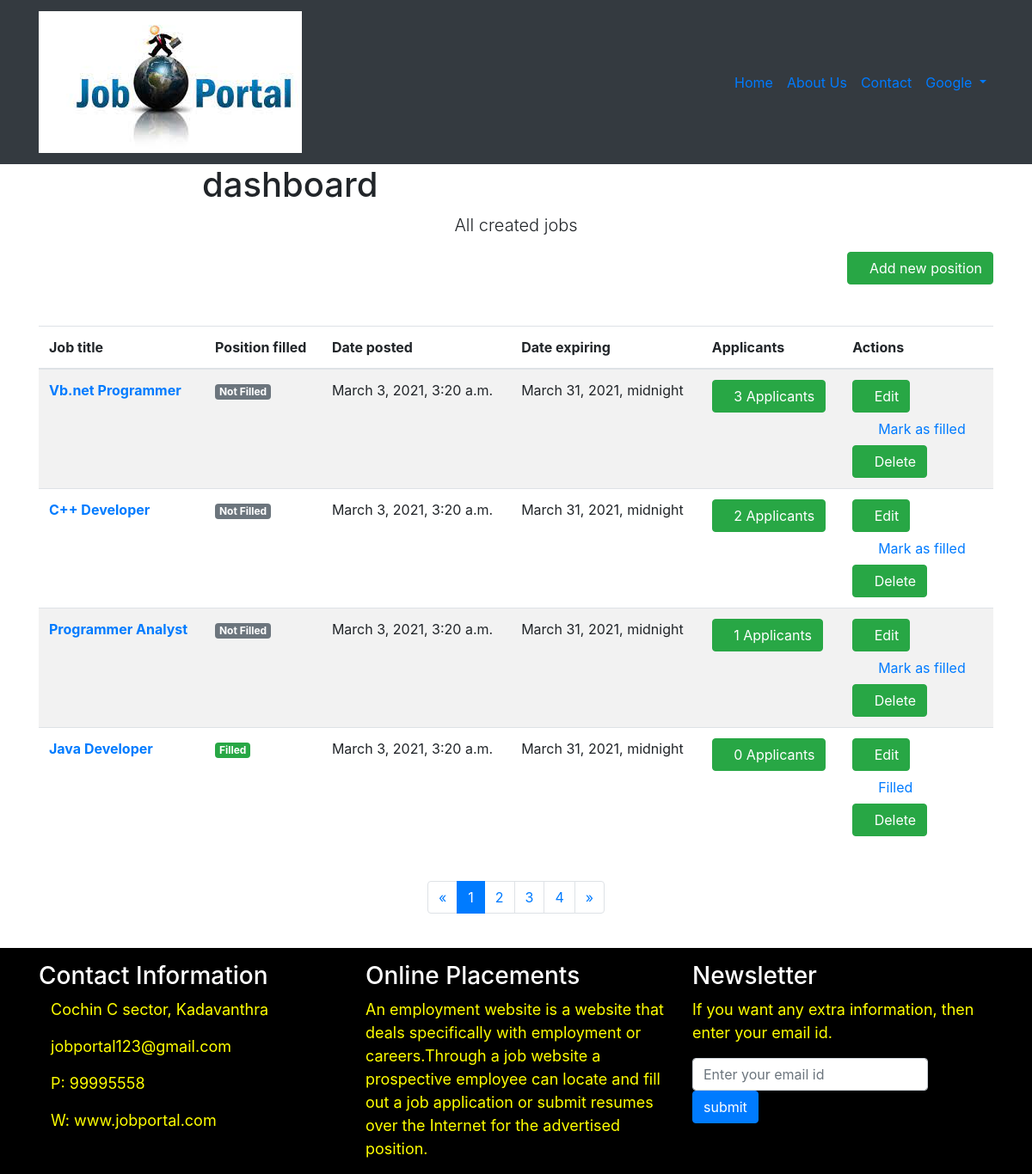
/employer/dashboard (signed in), run on the app's committed database.
### accounts/models.py (models this page shows, shortened)
class User(AbstractUser):
    username = None
    role = models.CharField(max_length=12, error_messages={
        'required': "Role must be provided"
    })
    gender = models.CharField(max_length=10, blank=True, null=True, default="")
    email = models.EmailField(unique=True, blank=False,
                              error_messages={
                                  'unique': "A user with that email already exists.",
                              })
    USERNAME_FIELD = "email"
    REQUIRED_FIELDS = []
    objects = UserManager()

### jobsapp/models.py (models this page shows, shortened)
class Job(models.Model):
    user = models.ForeignKey(User, on_delete=models.CASCADE)
    title = models.CharField(max_length=300)
    description = models.TextField()
    location = models.CharField(max_length=150)
    type = models.CharField(choices=JOB_TYPE, max_length=10)
    category = models.CharField(max_length=100)
    last_date = models.DateTimeField()
    company_name = models.CharField(max_length=100)
    company_description = models.CharField(max_length=300)
    website = models.CharField(max_length=100, default="")
    created_at = models.DateTimeField(default=timezone.now)
    filled = models.BooleanField(default=False)

### jobsapp/views/employer.py (the view)
# urls.py: path('', DashboardView.as_view(), name='employer-dashboard'),
class DashboardView(ListView):
    model = Job
    template_name = 'jobs/employer/dashboard.html'
    context_object_name = 'jobs'
    @method_decorator(login_required(login_url=reverse_lazy('accounts:login')))
    @method_decorator(user_is_employer)
    def dispatch(self, request, *args, **kwargs):
        return super().dispatch(self.request, *args, **kwargs)
    def get_queryset(self):
        return self.model.objects.filter(user_id=self.request.user.id)

### templates/jobs/employer/dashboard.html (shortened to what this page needs)
{% extends 'base.html' %}
{% load static %}
{% block content %}
    <section class="bg-light-gray">
        <div class="container">
            <div class="row">
                <div class="col-lg-8 mx-auto">
                    <h1 class="heading">dashboard</h1>
                    <p class="lead text-center">All created jobs</p>
                </div>
            </div>
        </div>
    </section>
    <section>
        <div class="container">
            <div class="row">
                <div class="col-lg-12 text-right mb-5"><a href="{% url 'jobs:employer-jobs-create' %}"
                                                          class="btn btn-success">
                    <i class="fa fa-plus"></i>Add new position</a></div>
                <div class="col-lg-12">
                    <div class="table-responsive">
                        <table class="table table-striped table-hover table-client-dashboard">
                            <thead>
                            <tr>
                                <th>Job title</th>
                                <th>Position filled</th>
                                <th>Date posted</th>
                                <th>Date expiring</th>
                                <th>Applicants</th>
                                <th>Actions</th>
                            </tr>
                            </thead>
                            <tbody>
                            {% for job in jobs %}
                                <tr>
                                    <th><a href="{% url 'jobs:jobs-detail' job.id %}">{{ job.title }}</a>
                                    </th>
                                    <td>
                                        {% if job.filled %}
                                            <span class="badge badge-success">Filled</span>
                                        {% else %}
                                            <span class="badge badge-secondary">Not Filled</span>
                                        {% endif %}
                                    </td>
                                    <td>{{ job.created_at }}</td>
                                    <td>{{ job.last_date }}</td>
                                    <td>
                                        <a href="{% url 'jobs:employer-dashboard-applicants' job.id %}"
                                           class="btn btn-success">
                                            <i class="fa fa-users"></i>{{ job.applicants.count }}
                                            <span class="hidden-xs hidden-sm">Applicants</span>
                                        </a>
                                    </td>
                                    <td>
                                        <a href="#" class="btn btn-success">
                                            <i class="fa fa-edit"></i>Edit
                                        </a>
                                        <br>
                                        {% if job.filled %}
                                            <a href="{% url 'jobs:job-mark-filled' job.id %}"
                                               class="btn btn-outline-white-secondary">
                                                <i class="fa fa-check-circle-o"></i>
                                                <span class="hidden-xs hidden-sm">Filled</span>
                                            </a><br>
                                        {% else %}
                                            <a href="{% url 'jobs:job-mark-filled' job.id %}"
                                               class="btn btn-outline-white-secondary">
                                                <i class="fa fa-check-circle-o"></i>
                                                <span class="hidden-xs hidden-sm">Mark as </span>filled
                                            </a><br>
                                        {% endif %}
                                        <a href="#" class="btn btn-success">
                                            <i class="fa fa-times-circle-o"></i>Delete
                                        </a>
                                    </td>
                                </tr>
                            {% endfor %}
                            </tbody>
                        </table>
                    </div>
                    <div class="pages">
                        <nav aria-label="Page navigation example" class="d-flex justify-content-center mt-4 mb-4">
                            <ul class="pagination">
                                <li class="page-item"><a href="#" aria-label="Previous" class="page-link"><span
                                        aria-hidden="true">«</span><span class="sr-only">Previous</span></a></li>
                                <li class="page-item active"><a href="#" class="page-link">1</a></li>
                                <li class="page-item"><a href="#" class="page-link">2</a></li>
                                <li class="page-item"><a href="#" class="page-link">3</a></li>
                                <li class="page-item"><a href="#" class="page-link">4</a></li>
                                <li class="page-item"><a href="#" aria-label="Next" class="page-link"><span
                                        aria-hidden="true">»</span><span class="sr-only">Next</span></a></li>
                            </ul>
                        </nav>
                    </div>
                </div>
            </div>
        </div>
    </section>
{% endblock %}

### templates/base.html (shortened to what this page needs)
{% load static %}
<!DOCTYPE html>
<html>
<head>
    <link rel="stylesheet"
          href="{% static 'vendor/bootstrap/css/bootstrap.min.css' %}">
    <link rel="stylesheet"
          href="{% static 'vendor/font-awesome/css/font-awesome.min.css' %}">
    <link rel="stylesheet" href="{% static 'css/custom.css' %}">
</head>
<body>
<header class="header">
    <nav class="navbar navbar-expand-lg bg-dark">
        <div class="container">
            <a href="/" class="navbar-brand">
                <img src="{% static 'img/jobs.png' %}" alt="logo" class="d-none d-lg-block">
            </a>
            <div id="navbarSupportedContent" class="collapse navbar-collapse">
                <ul class="navbar-nav ml-auto">
                    <li class="nav-item active">
                        <a href="/" class="nav-link">Home <span class="sr-only">(current)</span></a>
                    </li>
                    <li class="nav-item">
                        <a href="#" class="nav-link">About Us</a>
                    </li>
                    <li class="nav-item">
                        <a href="#" class="nav-link">Contact</a>
                    </li>
                    {% if request.user.is_authenticated and request.user.role == 'employer' %}
                        <li class="nav-item dropdown">
                            <a id="clientZone" href="#" data-toggle="dropdown"
                               aria-haspopup="true" aria-expanded="false"
                               class="nav-link dropdown-toggle has-img mb-3 mb-lg-0 mt-3 mt-lg-0">
                                {% if request.user.role == 'employee' %}
                                    {{ request.user.first_name }} {{ request.user.last_name }}
                                {% else %}
                                    {{ request.user.first_name }}
                                {% endif %}
                            </a>
                        </li>
                    {% endif %}
                </ul>
            </div>
        </div>
    </nav>
</header>
<div>
    {% block content %} {% endblock %}
</div>
<footer class="footer">
    <div class="footer__block" style="background-color:black">
        <div class="container">
            <div class="row">
                <div class="col-md-4 mt-3">
                    <h3 class="text-white"> Contact Information</h3>
                    <p style="color:yellow;font-size:18px"><i class="fa fa-map-marker text-danger"
                                                              aria-hidden="true"></i>Cochin C sector, Kadavanthra</p>
                    <p style="color:yellow;font-size:18px"><i class="fa fa-envelope-o text-white"
                                                              aria-hidden="true"></i>jobportal123@gmail.com</p>
                    <p style="color:yellow;font-size:18px"><i class="fa fa-phone text-white" aria-hidden="true"></i>P:
                        99995558</p>
                    <p style="color:yellow;font-size:18px"><i class="fa fa-globe text-white" aria-hidden="true"></i>W:
                        www.jobportal.com</p>
                </div>
                <div class="col-md-4 mt-3">
                    <h3 class="text-white"> Online Placements</h3>
                    <p style="color:yellow;font-size:18px">An employment website is a website that deals specifically
                        with employment or careers.Through a job website a prospective employee can locate and fill out
                        a job application or submit resumes over the Internet for the advertised position.</p>
                </div>
                <div class="col-md-4 mt-3">
                    <h3 class="text-white">Newsletter</h3>
                    <p style="color:yellow;font-size:18px"> If you want any extra information, then enter your email id.
                    <form method="post" class="form-inline">
                        <input type="email" name="email" placeholder="Enter your email id" required
                               class="form-control mr-2">
                        <input type="submit" value="submit" class="btn btn-primary">
                    </form>
                </div>
            </div>
        </div>
    </div>
</body>
</html>

### data on the page
User: user.first_name "Google"
Job: title "Vb.net Programmer", filled "Not Filled", created_at "March 3, 2021, 3:20 a.m.", last_date "March 31, 2021, midnight", applicants.count "3"
Job: title "C++ Developer", filled "Not Filled", created_at "March 3, 2021, 3:20 a.m.", last_date "March 31, 2021, midnight", applicants.count "2"
Job: title "Programmer Analyst", filled "Not Filled", created_at "March 3, 2021, 3:20 a.m.", last_date "March 31, 2021, midnight", applicants.count "1"
Job: title "Java Developer", filled "Filled", created_at "March 3, 2021, 3:20 a.m.", last_date "March 31, 2021, midnight", applicants.count "0"
